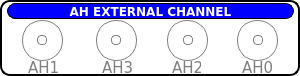
    <widget class="QFrame" name="frame_4">
     <property name="geometry">
      <rect>
       <x>18</x>
       <y>3</y>
       <width>300</width>
       <height>76</height>
      </rect>
     </property>
     <property name="styleSheet">
      <string notr="true">QFrame{border:2px solid black; background-color: rgba(0,0,0,0);border-radius:10px;}
QLabel{border:1px solid rgba(0,0,0,0);}

</string>
     </property>
     <property name="frameShape">
      <enum>QFrame::StyledPanel</enum>
     </property>
     <property name="frameShadow">
      <enum>QFrame::Raised</enum>
     </property>
     <widget class="QLabel" name="label_32">
      <property name="geometry">
       <rect>
        <x>97</x>
        <y>59</y>
        <width>38</width>
        <height>17</height>
       </rect>
      </property>
      <property name="font">
       <font>
        <family>DejaVu Sans</family>
        <pointsize>11</pointsize>
        <weight>50</weight>
        <bold>false</bold>
       </font>
      </property>
      <property name="styleSheet">
       <string notr="true">color:gray;</string>
      </property>
      <property name="text">
       <string>AH3</string>
      </property>
     </widget>
     <widget class="QLabel" name="label_34">
      <property name="geometry">
       <rect>
        <x>23</x>
        <y>59</y>
        <width>38</width>
        <height>17</height>
       </rect>
      </property>
      <property name="font">
       <font>
        <family>DejaVu Sans</family>
        <pointsize>11</pointsize>
        <weight>50</weight>
        <bold>false</bold>
       </font>
      </property>
      <property name="styleSheet">
       <string notr="true">color:gray;</string>
      </property>
      <property name="text">
       <string>AH1</string>
      </property>
     </widget>
     <widget class="QFrame" name="dso1_outer_3">
      <property name="geometry">
       <rect>
        <x>22</x>
        <y>20</y>
        <width>41</width>
        <height>41</height>
       </rect>
      </property>
      <property name="styleSheet">
       <string notr="true">border:1px solid gray;border-radius:20px;
image: url(:/new/prefix1/Button-Blank-Gray-icon.png);</string>
      </property>
      <property name="frameShape">
       <enum>QFrame::StyledPanel</enum>
      </property>
      <property name="frameShadow">
       <enum>QFrame::Raised</enum>
      </property>
      <widget class="QFrame" name="dso1_inner_3">
       <property name="geometry">
        <rect>
         <x>15</x>
         <y>15</y>
         <width>10</width>
         <height>10</height>
        </rect>
       </property>
       <property name="styleSheet">
        <string notr="true">border:1px solid gray;border-radius:4px;
</string>
       </property>
       <property name="frameShape">
        <enum>QFrame::StyledPanel</enum>
       </property>
       <property name="frameShadow">
        <enum>QFrame::Raised</enum>
       </property>
      </widget>
     </widget>
     <widget class="QFrame" name="dso_outer_3">
      <property name="geometry">
       <rect>
        <x>96</x>
        <y>20</y>
        <width>41</width>
        <height>41</height>
       </rect>
      </property>
      <property name="styleSheet">
       <string notr="true">border:1px solid gray;border-radius:20px;
image: url(:/new/prefix1/Button-Blank-Gray-icon.png);</string>
      </property>
      <property name="frameShape">
       <enum>QFrame::StyledPanel</enum>
      </property>
      <property name="frameShadow">
       <enum>QFrame::Raised</enum>
      </property>
      <widget class="QFrame" name="dso_inner_3">
       <property name="geometry">
        <rect>
         <x>15</x>
         <y>15</y>
         <width>10</width>
         <height>10</height>
        </rect>
       </property>
       <property name="styleSheet">
        <string notr="true">border:1px solid gray;border-radius:4px;
</string>
       </property>
       <property name="frameShape">
        <enum>QFrame::StyledPanel</enum>
       </property>
       <property name="frameShadow">
        <enum>QFrame::Raised</enum>
       </property>
      </widget>
     </widget>
     <widget class="QLabel" name="label_35">
      <property name="geometry">
       <rect>
        <x>7</x>
        <y>3</y>
        <width>287</width>
        <height>16</height>
       </rect>
      </property>
      <property name="font">
       <font>
        <family>DejaVu Sans</family>
        <weight>75</weight>
        <bold>true</bold>
       </font>
      </property>
      <property name="styleSheet">
       <string notr="true">background-color:blue;
color:white;
border:1px solid black;
border-radius:8px;</string>
      </property>
      <property name="text">
       <string>AH EXTERNAL CHANNEL</string>
      </property>
      <property name="alignment">
       <set>Qt::AlignCenter</set>
      </property>
     </widget>
     <widget class="QLabel" name="label_38">
      <property name="geometry">
       <rect>
        <x>237</x>
        <y>59</y>
        <width>43</width>
        <height>17</height>
       </rect>
      </property>
      <property name="font">
       <font>
        <family>DejaVu Sans</family>
        <pointsize>11</pointsize>
        <weight>50</weight>
        <bold>false</bold>
       </font>
      </property>
      <property name="styleSheet">
       <string notr="true">color:gray;</string>
      </property>
      <property name="text">
       <string>AH0</string>
      </property>
     </widget>
     <widget class="QFrame" name="frame_20">
      <property name="geometry">
       <rect>
        <x>237</x>
        <y>20</y>
        <width>41</width>
        <height>41</height>
       </rect>
      </property>
      <property name="styleSheet">
       <string notr="true">border:1px solid gray;border-radius:20px;
image: url(:/new/prefix1/Button-Blank-Gray-icon.png);</string>
      </property>
      <property name="frameShape">
       <enum>QFrame::StyledPanel</enum>
      </property>
      <property name="frameShadow">
       <enum>QFrame::Raised</enum>
      </property>
      <widget class="QFrame" name="frame_22">
       <property name="geometry">
        <rect>
         <x>16</x>
         <y>15</y>
         <width>10</width>
         <height>10</height>
        </rect>
       </property>
       <property name="styleSheet">
        <string notr="true">border:1px solid gray;border-radius:4px;
</string>
       </property>
       <property name="frameShape">
        <enum>QFrame::StyledPanel</enum>
       </property>
       <property name="frameShadow">
        <enum>QFrame::Raised</enum>
       </property>
      </widget>
     </widget>
     <widget class="QLabel" name="label_54">
      <property name="geometry">
       <rect>
        <x>167</x>
        <y>59</y>
        <width>35</width>
        <height>17</height>
       </rect>
      </property>
      <property name="font">
       <font>
        <family>DejaVu Sans</family>
        <pointsize>11</pointsize>
        <weight>50</weight>
        <bold>false</bold>
       </font>
      </property>
      <property name="styleSheet">
       <string notr="true">color:gray;</string>
      </property>
      <property name="text">
       <string>AH2</string>
      </property>
     </widget>
     <widget class="QFrame" name="frame_31">
      <property name="geometry">
       <rect>
        <x>167</x>
        <y>20</y>
        <width>41</width>
        <height>41</height>
       </rect>
      </property>
      <property name="styleSheet">
       <string notr="true">border:1px solid gray;border-radius:20px;
image: url(:/new/prefix1/Button-Blank-Gray-icon.png);</string>
      </property>
      <property name="frameShape">
       <enum>QFrame::StyledPanel</enum>
      </property>
      <property name="frameShadow">
       <enum>QFrame::Raised</enum>
      </property>
      <widget class="QFrame" name="frame_32">
       <property name="geometry">
        <rect>
         <x>16</x>
         <y>15</y>
         <width>10</width>
         <height>10</height>
        </rect>
       </property>
       <property name="styleSheet">
        <string notr="true">border:1px solid gray;border-radius:4px;
</string>
       </property>
       <property name="frameShape">
        <enum>QFrame::StyledPanel</enum>
       </property>
       <property name="frameShadow">
        <enum>QFrame::Raised</enum>
       </property>
      </widget>
     </widget>
    </widget>
